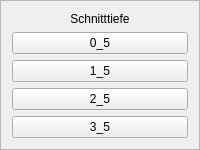
        <widget class="QFrame" name="frame_11">
         <property name="sizePolicy">
          <sizepolicy hsizetype="Ignored" vsizetype="Preferred">
           <horstretch>0</horstretch>
           <verstretch>0</verstretch>
          </sizepolicy>
         </property>
         <property name="frameShape">
          <enum>QFrame::StyledPanel</enum>
         </property>
         <property name="frameShadow">
          <enum>QFrame::Raised</enum>
         </property>
         <layout class="QVBoxLayout" name="verticalLayout_8">
          <item>
           <widget class="QLabel" name="cutting_depth_l2">
            <property name="text">
             <string>Schnitttiefe</string>
            </property>
            <property name="alignment">
             <set>Qt::AlignCenter</set>
            </property>
            <property name="wordWrap">
             <bool>true</bool>
            </property>
           </widget>
          </item>
          <item>
           <widget class="QPushButton" name="pushButton_21">
            <property name="sizePolicy">
             <sizepolicy hsizetype="Preferred" vsizetype="Preferred">
              <horstretch>0</horstretch>
              <verstretch>0</verstretch>
             </sizepolicy>
            </property>
            <property name="text">
             <string>0_5</string>
            </property>
           </widget>
          </item>
          <item>
           <widget class="QPushButton" name="pushButton_22">
            <property name="sizePolicy">
             <sizepolicy hsizetype="Preferred" vsizetype="Preferred">
              <horstretch>0</horstretch>
              <verstretch>0</verstretch>
             </sizepolicy>
            </property>
            <property name="text">
             <string>1_5</string>
            </property>
           </widget>
          </item>
          <item>
           <widget class="QPushButton" name="pushButton_23">
            <property name="sizePolicy">
             <sizepolicy hsizetype="Preferred" vsizetype="Preferred">
              <horstretch>0</horstretch>
              <verstretch>0</verstretch>
             </sizepolicy>
            </property>
            <property name="text">
             <string>2_5</string>
            </property>
           </widget>
          </item>
          <item>
           <widget class="QPushButton" name="pushButton_24">
            <property name="sizePolicy">
             <sizepolicy hsizetype="Preferred" vsizetype="Preferred">
              <horstretch>0</horstretch>
              <verstretch>0</verstretch>
             </sizepolicy>
            </property>
            <property name="text">
             <string>3_5</string>
            </property>
           </widget>
          </item>
         </layout>
        </widget>
